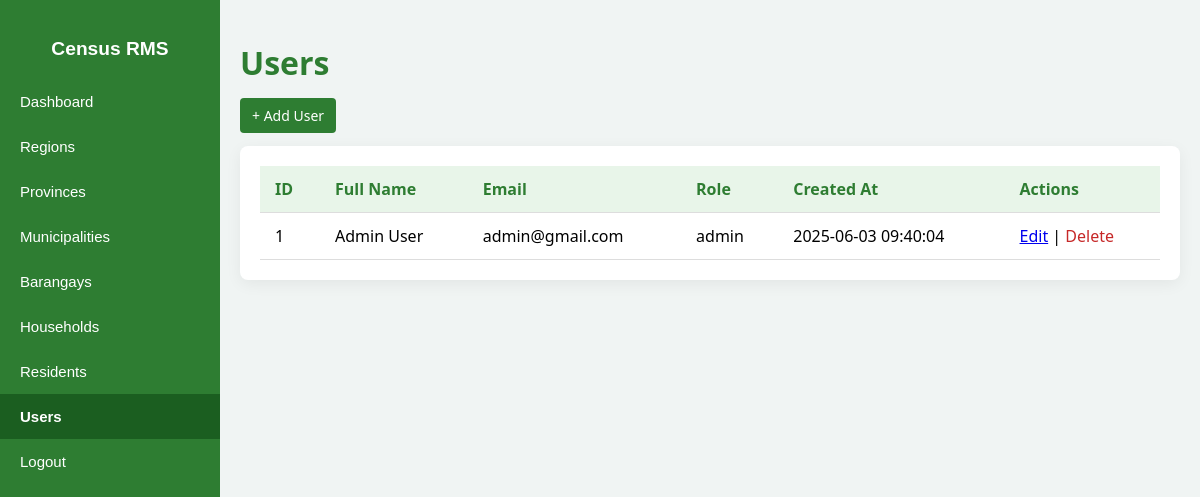
Page /users/list_users.php (signed in) on the committed database.
### tables this page shows
CREATE TABLE `users` (
  `id` int(11) NOT NULL,
  `full_name` varchar(100) NOT NULL,
  `email` varchar(100) NOT NULL,
  `password` varchar(255) NOT NULL,
  `role` enum('admin','enumerator','viewer') DEFAULT 'admin',
  `created_at` timestamp NOT NULL DEFAULT current_timestamp()
);

### users/list_users.php (the view, shortened to what this page needs)
<?php
require '../config/db.php';
$users = $pdo->query("SELECT * FROM users ORDER BY id DESC")->fetchAll();
?>
<!DOCTYPE html>
<html lang="en">
<head>
</head>
<body>
<?php include '../includes/sidebar.php'; ?>
<div class="main-content">
  <h1>Users</h1>
  <a href="add_user.php" class="btn">+ Add User</a>
  <div class="table-wrapper" style="margin-top: 20px;">
    <table>
      <thead>
        <tr>
          <th>ID</th>
          <th>Full Name</th>
          <th>Email</th>
          <th>Role</th>
          <th>Created At</th>
          <th>Actions</th>
        </tr>
      </thead>
      <tbody>
        <?php foreach ($users as $user): ?>
          <tr>
            <td><?= $user['id'] ?></td>
            <td><?= htmlspecialchars($user['full_name']) ?></td>
            <td><?= htmlspecialchars($user['email']) ?></td>
            <td><?= $user['role'] ?></td>
            <td><?= $user['created_at'] ?></td>
            <td>
              <a href="edit_user.php?id=<?= $user['id'] ?>">Edit</a> |
              <a href="#" class="delete-btn" data-id="<?= $user['id'] ?>" data-name="<?= htmlspecialchars($user['full_name']) ?>">Delete</a>
            </td>
          </tr>
        <?php endforeach; ?>
      </tbody>
    </table>
  </div>
</div>
</body>
</html>

### users/list_users.php (style rules this page uses)
body { font-family: 'Segoe UI', Tahoma, Geneva, Verdana, sans-serif; background: #f0f4f3; margin: 0; }
.main-content { margin-left: 220px; padding: 40px; }
h1 { color: #2e7d32; margin-bottom: 20px; }
.table-wrapper { background: white; padding: 20px; border-radius: 8px; box-shadow: 0 4px 16px rgba(0,0,0,0.06); }
table { width: 100%; border-collapse: collapse; }
th, td { padding: 12px 15px; text-align: left; border-bottom: 1px solid #ddd; }
th { background-color: #e8f5e9; color: #2e7d32; }
a.btn { background: #2e7d32; color: white; padding: 8px 12px; border-radius: 4px; text-decoration: none; font-size: 14px; }
.delete-btn { color: #c62828; text-decoration: none; }

### includes/sidebar.php (style rules this page uses)
.main-content { margin-left: 220px; padding: 20px; }

### rows in the picture
users: id "1", full_name "Admin User", email "admin@gmail.com", role "admin", created_at "2025-06-03 09:40:04"
